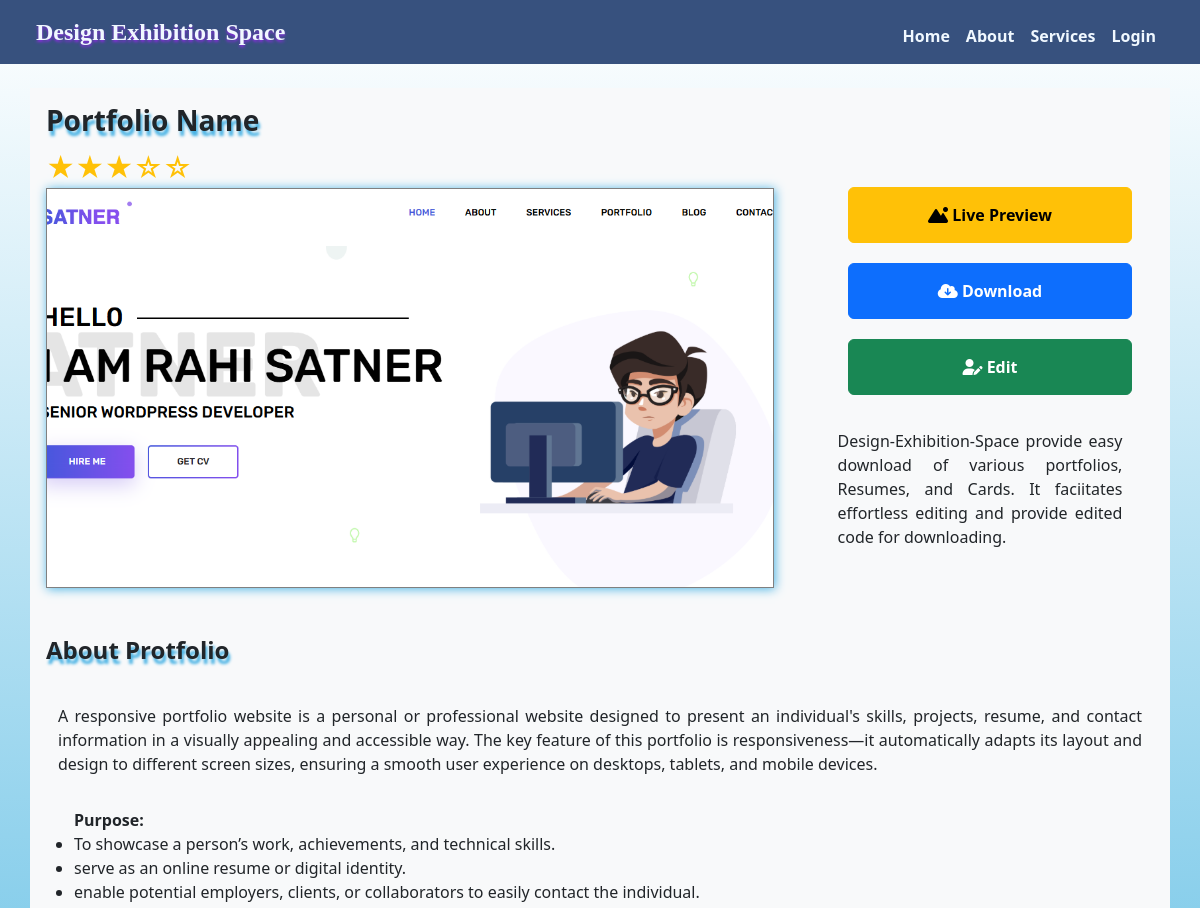
Before: /nextpage/101/ (upper part) with the older database file.
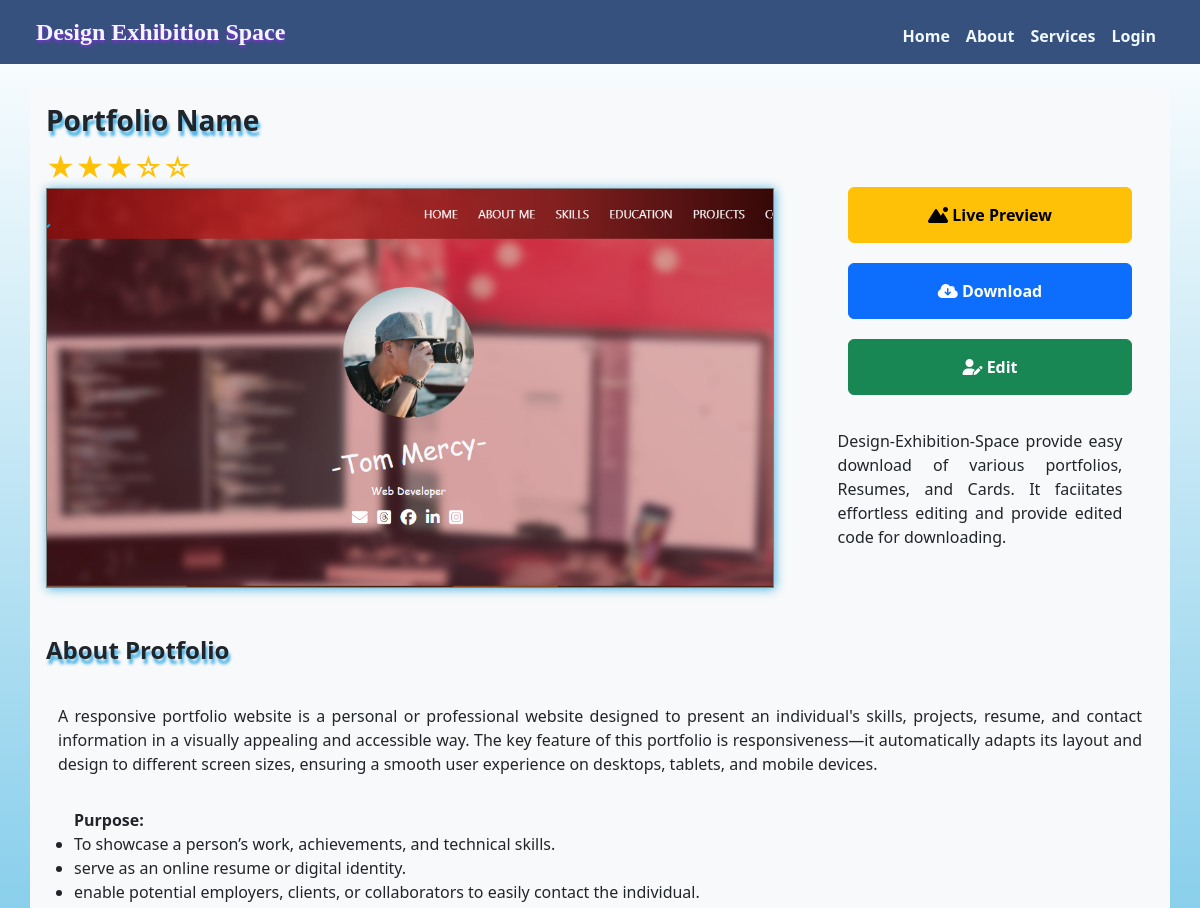
After: the same page with the newer database file.
### designesapp/models.py (models this page shows)
class Portfolios(models.Model):
    port_id=models.IntegerField(primary_key=True)
    port_img=models.ImageField(null=True,upload_to="images/")
    port_link=models.CharField(max_length=50,null=True)
    port_zip=models.FileField(null=True,upload_to="file/",blank=True)

### designesapp/views.py (the view)
# urls.py: path('nextpage/<int:port_id>/', views.nextpage, name='nextpage'),
def nextpage(req,port_id):
    show = Portfolios.objects.get(port_id=port_id)
    return render(req,"nextpage.html",{'show':show})

### designesapp/templates/nextpage.html (shortened to what this page needs)
{% extends 'base.html' %}
{% block start %}
{% load static %}
<div class="container bg-light my-4 live-demo">
    <div class="row">
        <div class="col-sm-8 p-3">
            <h3>Portfolio Name</h3>
            <span class="fs-3 text-warning">&starf;&starf;&starf;&star;&star;</span><br>
            <div class="img mb-5" style="background-image: url('{{ show.port_img.url }}'); background-size:cover;background-repeat: no-repeat;background-position: center; height: 400px; width: 100%; border: 1px solid gray;box-shadow:1px 1px 10px #47b2e4;">
                <div  class="img-hover" style="height:400px;width: 100%;">
                    <a href="{{show.port_link}}"><button class="btn btn-warning">Live Preview</button></a>
                </div>
            </div>
            <h4>about protfolio</h4>
        </div>
        <div class="col-sm-4">
            <div class="all-buttons">
                <a href="{{show.port_link}}"><button class="btn btn-warning"><i class="fa-solid fa-mountain-sun"></i> Live Preview</button></a>
                <a href="{{show.port_zip.url}}" download ><button class="btn btn-primary"><i class="fa-solid fa-cloud-arrow-down"></i> Download</button></a>
                <a href=""><button class="btn btn-success"><i class="fa-solid fa-user-pen"></i> Edit</button></a>
                <p class="mt-4">Design-Exhibition-Space provide easy download of various portfolios, Resumes, and Cards.
                It faciitates effortless editing and provide edited code for downloading. </p>
            </div>
        </div>
    </div>
    <div class="row">
        <div class="col-sm-12">
            <p class="p-3">A responsive portfolio website is a personal or professional website designed to present an individual's skills, projects, resume, and contact information in a visually appealing and accessible way. The key feature of this portfolio is responsiveness—it automatically adapts its layout and design to different screen sizes, ensuring a smooth user experience on desktops, tablets, and mobile devices. <br>
<ul><b>Purpose:</b>
<li>To showcase a person’s work, achievements, and technical skills.</li>
<li> serve as an online resume or digital identity.</li>
<li> enable potential employers, clients, or collaborators to easily contact the individual.</li></ul>
</p>
        </div>
    </div>
</div>
{% endblock %}

Changed rows visible on the page:
changed Portfolios: port_img: a different picture
